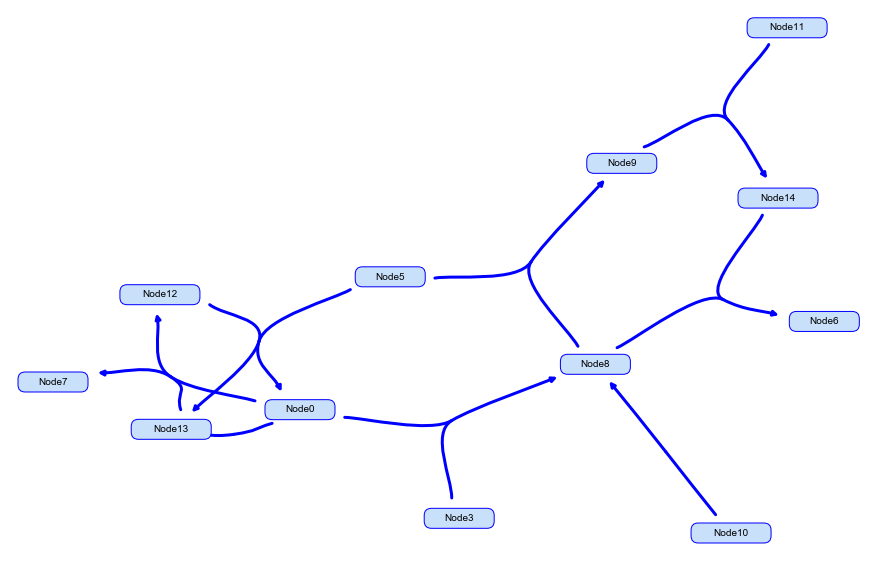
#> input picture Extras/examples/medium/complicated_nodes.png, 877 x 561 px, found by its file name
$ python demo_images_pillow.py
#> lines starting #> are read from the running program, lines starting #| are printed output that depends on the picture
# https://stackoverflow.com/questions/26649716/how-to-show-pil-image-in-ipython-notebook

##
## Option 1
##

from PIL import Image                 # to load images
from IPython.display import display   # to display images

im = Image.open("complicated_nodes.png")
#> im is the input picture: PIL image 877x561 RGBA; mean R, G, B, A 248.7, 249.4, 254.4, 255

#display(im)

# opens ImageMagick
# im.show()

print(im.format, im.size, im.mode)
#| PNG (877, 561) RGBA

out = im.resize((1000, 1000))
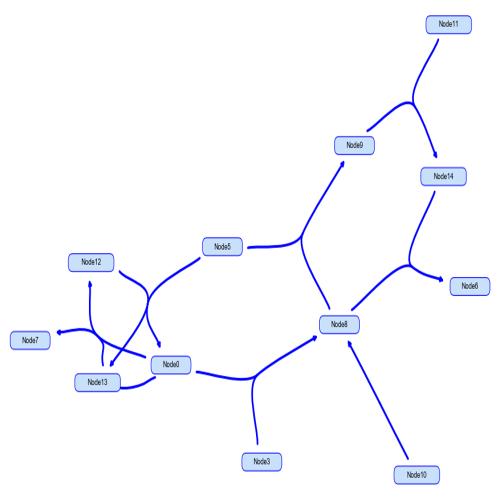
#> out: PIL image 1000x1000 RGBA (shown at 1/2 size); mean R, G, B, A 248.7, 249.4, 254.4, 255
type(out)

#display(out)


##
## Option 2
##

import matplotlib.pyplot as plt
from matplotlib.pyplot import imshow, figure
import numpy as np
from PIL import Image

#%matplotlib inline
pil_im = Image.open("complicated_nodes.png", 'r')
figure(figsize=(12, 12))
#> (this line was passed over: IPython is not available in this run)
imshow(np.asarray(pil_im))
#> (this line was passed over: IPython is not available in this run)
plt.axis('off')
#> (this line was passed over: IPython is not available in this run)
# unknown property width
#imshow(np.asarray(pil_im), width=1000, height=1000)
#imshow(random.rand(8, 90), interpolation='nearest', aspect='auto')

##
## Option 3
##

# from IPython.display import Image
# Image(filename="complicated_nodes.png")
from IPython.display import Image
im = Image(filename="complicated_nodes.png", width=500, height=500)
type(im)
#display(im)


#from PIL import Image               # to load images
#from IPython.display import display # to display images

#pil_im = Image.open("complicated_nodes.png")
#display(pil_im)

## ------------------------------
# To see methods:
# -------------------------------
# PIL.Image.Image.tab

def run_from_ipython():
    try:
        __IPYTHON__
        return True
    except NameError:
        return False


print("running from ipython: ", run_from_ipython())

$ run again, with Extras/examples/medium/larger_pathway.png copied over Extras/examples/medium/complicated_nodes.png
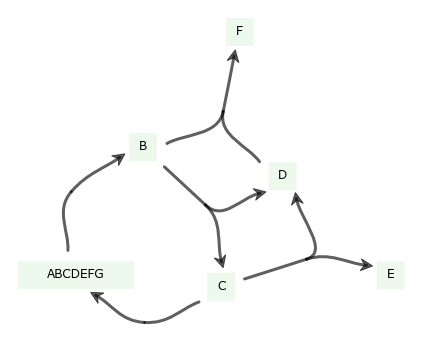
#> input picture Extras/examples/medium/larger_pathway.png, 422 x 342 px, found by its file name
#> im is the input picture: PIL image 422x342 RGBA; mean R, G, B, A 250.4, 251, 250.4, 255
#| PNG (422, 342) RGBA
#> `out = im.resize((1000, 1000))`:
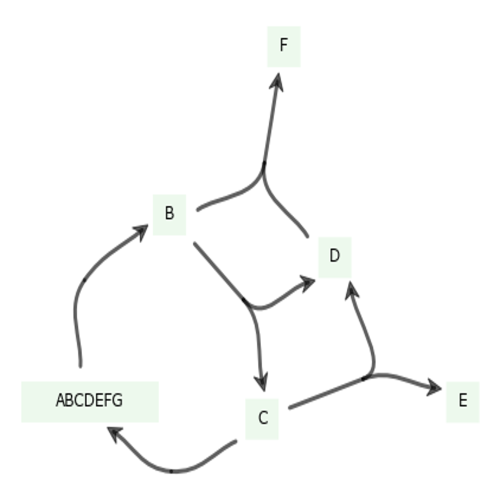
#> out: PIL image 1000x1000 RGBA (shown at 1/2 size); mean R, G, B, A 250.4, 250.9, 250.4, 255
